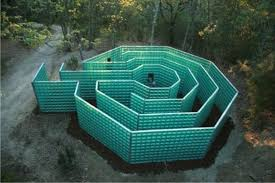
#> input picture Opencv301/03_OPENCVDE_GORUNTU_ISLEME/04_IMAGE_HISTOGRAM/img.png, 275 x 183 px, found by its file name
$ python histogram.py
#> lines starting #> are read from the running program, lines starting #| are printed output that depends on the picture
import cv2 as cv
import numpy as np
from matplotlib import pyplot as plt
def custom_hist(gray): #gri resimleri görselleştirmek için kullanılır
    h,w = gray.shape
    hist = np.zeros([256], dtype=np.uint32)
    for row in range(h):
        for col in range(w):
            pv = gray[row][col]
            hist[pv] += 1

    y_pos = np.arange(0,256,1, dtype=np.uint32)
    plt.bar(y_pos,hist,align="center",color="r",alpha=0.5)#x konumlarına çubukları çizer; color/alpha/width ile görünümü ayarlar
    plt.xticks(y_pos,y_pos)#x ekseni tik konum ve etiketlerini ayarlar (seyrekleştirmek okunaklıdır).
    plt.ylabel("Frequency") #y ekseni etiketini belirler.
    plt.title("Histogram")# grafik başlığını belirler.

def image_hist(image):#renli görseler için histogram oluşyurma
    cv.imshow("image",image)
    color = ('blue','green','red')
    for i,col in enumerate(color):
        hist = cv.calcHist([image],[i],None,[256],[0,256])#cv.calcHist birden fazla histogram oluşturmak içim
        plt.plot(hist,color=col)
        plt.xlim([0,256])
    plt.show()

src = cv.imread("C:/Users/yigit/Desktop/python/Opencv301/03_OPENCVDE_GORUNTU_ISLEME/04_IMAGE_HISTOGRAM/img.png")
#> src is the input picture: shape (183, 275, 3); mean B, G, R 77.5, 87.4, 54.3
cv.imshow("input",src)
cv.waitKey(0)

gray = cv.cvtColor(src,cv.COLOR_BGR2GRAY)
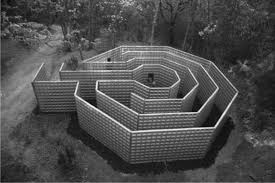
#> gray: shape (183, 275); min 3, max 249, mean 76.4
custom_hist(gray)
#> after the loop in custom_hist, `for row in range(h):`: hist = 256 values, max 805 at index 61, min 0 at index 0, mean 196.6
image_hist(src)
#> in image_hist, `plt.show()`:
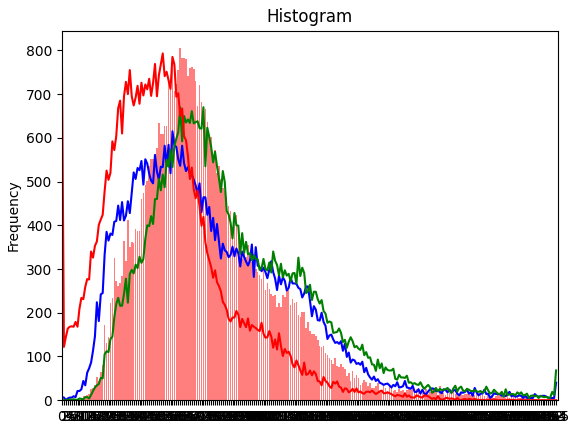
#> figure drawn by matplotlib, 1 panel; tallest bar 805 high, from x = 60.6 to 61.4; curve peaks at x = 57, y = 615; curve peaks at x = 61, y = 670; curve peaks at x = 52, y = 793

cv.destroyAllWindows()
